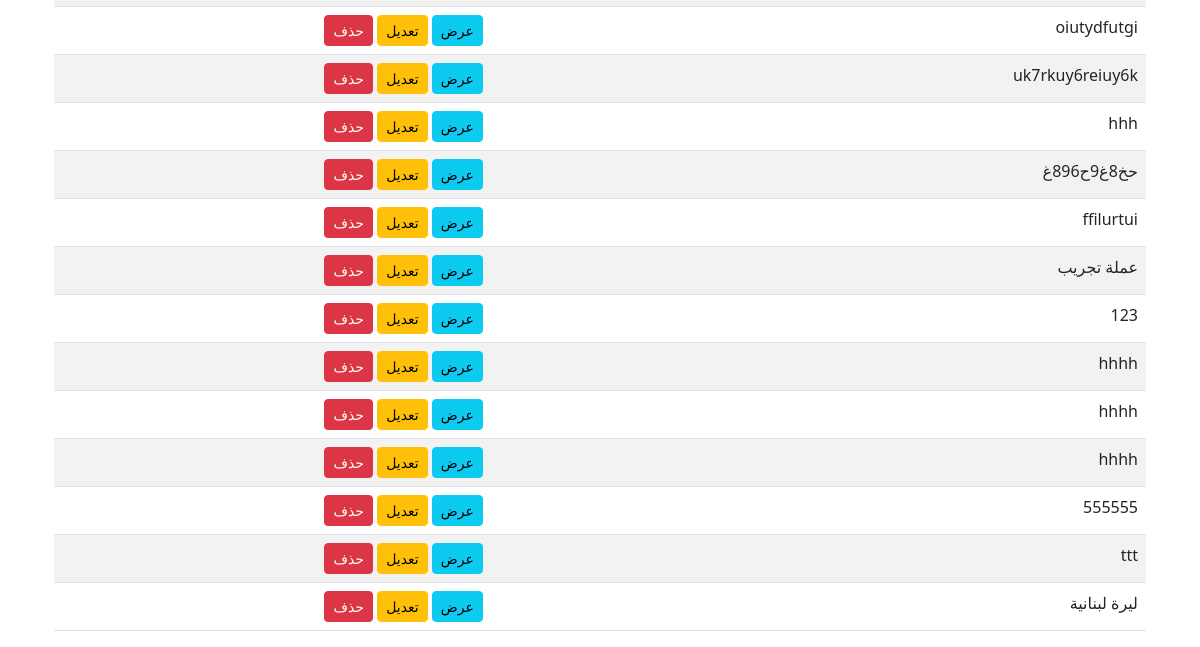
Page /invoice/currency/ (lower part) on the earlier database version.
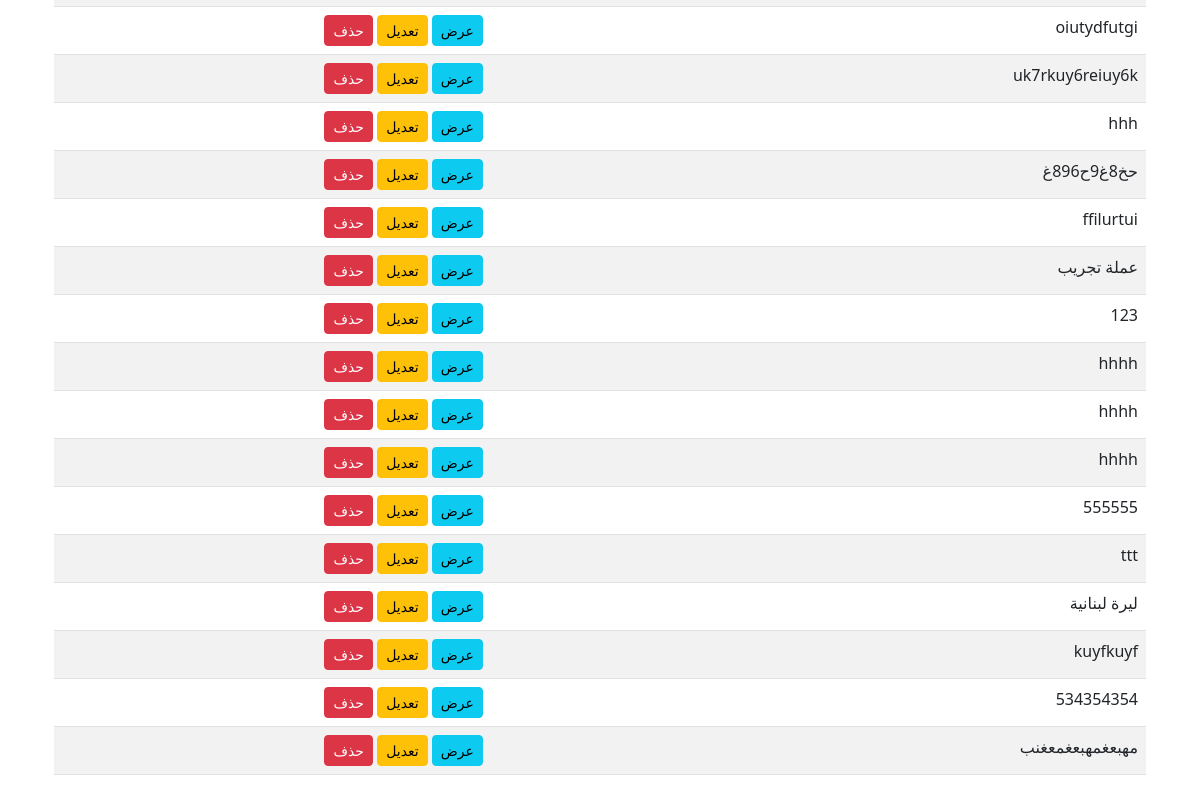
Same page on the later database version.
### invoice/models.py (models this page shows, shortened)
class Currency(models.Model):
    currency_name = models.CharField(max_length=100, verbose_name=_("العملة"))
    description = models.TextField(blank=True, null=True, verbose_name=_("البيان"))
    class Meta:
        verbose_name = _('العملة')
        verbose_name_plural = _('العملات')

### invoice/views.py (the view)
# urls.py: path('currency/', CurrencyListView.as_view(), name='currency_list'),
class CurrencyListView(ListView):
    model = Currency
    template_name = 'currency/currency_list.html'
    context_object_name = 'currency'

### templates/currency/currency_list.html (shortened to what this page needs)
{% extends 'base.html' %}
{% block content %}
<div class="container mt-5">
    <table class="table table-striped">
        <tbody>
            {% for currency in currency %}
                <tr>
                    <td>{{ currency.currency_name }}</td>
                    <td>{{ currency.description }}</td>
                    <td>
                        <a href="{% url 'currency_detail' currency.pk %}" class="btn btn-info btn-sm">عرض</a>
                        <a href="{% url 'currency_update' currency.pk %}" class="btn btn-warning btn-sm">تعديل</a>
                        <a href="{% url 'currency_delete' currency.pk %}" class="btn btn-danger btn-sm">حذف</a>
                    </td>
                </tr>
            {% endfor %}
        </tbody>
    </table>
</div>
{% endblock %}

Differences in the rows shown:
added Currency: currency_name "kuyfkuyf"
added Currency: currency_name "534354354"
added Currency: currency_name "مهبعغمهبعغمعغنب"
